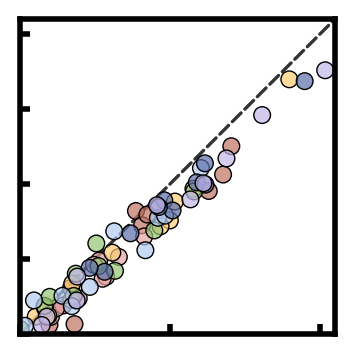

Here is the Python script that generated this plot:
"""
Benchmark multi-tone comb optimizer against random target combs.

Generates N_TRIALS random power distributions over harmonic orders in
[ORDER_MIN, ORDER_MAX] by drawing from a half-normal distribution and
normalizing so total power = 1.  Each target is passed to the K-tone
single-PM optimizer, and the achieved vs target power is plotted on a
square scatter plot with a dashed y = x reference line.
"""

import numpy as np
import matplotlib.pyplot as plt
import matplotlib.ticker as ticker
from pathlib import Path
from datetime import datetime
from scipy.optimize import basinhopping
from scipy.special import jv
from graphics import (
    BLUE2, RED2, GREEN2, VIOLET2, ORANGE2, DARKGREEN2, DARKBLUE2,
    TAN2, PINK2, DARKGRAY2, BEIGE2, LIGHTBLUE2,
    spine_linewidth, tick_width, tick_direction,
    axis_label_fontsize, tick_label_fontsize,
)
import matplotlib.colors as _mc

_COMBLINE_COLORS = {
    -4: '#452424',
    -3: '#bf7362',
    -2: RED2,
    -1: ORANGE2,
     0: GREEN2,
     1: LIGHTBLUE2,
     2: '#5c70aa',
     3: VIOLET2,
     4: '#3c148b'
}

nblue1 = '#ccccff'
nblue2 = '#7f7fff'
nblue3 = '#3232ff'

# _COMBLINE_COLORS = {n: nblue1 for n in range(-4, 5)}

_COLORS = [BLUE2, RED2, GREEN2, VIOLET2, ORANGE2, DARKGREEN2,
           DARKBLUE2, TAN2, PINK2, DARKGRAY2, BEIGE2, LIGHTBLUE2]

# ---------------------------------------------------------------------------
# Configuration
# ---------------------------------------------------------------------------

# Random comb settings
N_TRIALS   = 10    # number of random target combs to optimize
ORDER_MIN  = -3    # lowest harmonic order included in each random comb
ORDER_MAX  =  3    # highest harmonic order included in each random comb
SEED_COMBS = 0     # seed for random comb generation (None = random)

# Optimizer settings (same meaning as optimize_multitone_comb.py)
BETA_MAX = 5
N_MAX    = 10
N_TONES  = 4
N_ITER   = 200
SEED_OPT = 42      # base optimizer seed; trial k uses SEED_OPT + k
METHOD   = "fft"
N_FFT    = 8192

# Save / load results
# Set SAVE_DIR to a folder to save a timestamped .npz after optimization.
# Set LOAD_FROM to a specific .npz file to skip optimization and regenerate the plot.
SAVE_DIR  = r"C:\Users\acous\OneDrive - UCB-O365\quantum_nanophoxonics\projects\dual_tone_aom\data\more_harmonics_theory"
LOAD_FROM = None # r"C:\Users\acous\OneDrive - UCB-O365\quantum_nanophoxonics\projects\dual_tone_aom\data\more_harmonics_theory\benchmark2_comb_results_20260629_114546.npz"

# Plot settings
PLOT_ORDERS  = list(range(-4, 5))   # orders to show in scatter; None = all orders in [ORDER_MIN, ORDER_MAX]
SCALE        = 'percent'   # 'percent' | 'dB'  — axis units
FLOOR_DBC    = -30.0       # lower dB limit (only used when SCALE='dB')
XLIM = (0, 42)   # (min, max) for x-axis; None = auto  (units match SCALE)
YLIM = (0, 42)   # (min, max) for y-axis; None = auto
MARKER_PT    = 6      # marker diameter in points
MARKER_ALPHA = 0.7    # face alpha
EDGE_WIDTH   = 0.5    # marker edge linewidth
EDGE_COLOR   = 'black'  # marker edge color; 'same' = match fill color

# Publication export — scatter plot
FOR_PUBLICATION = True
PUB_SAVE_FOLDER = r"C:\Users\acous\OneDrive - UCB-O365\quantum_nanophoxonics\media"
PUB_SVG_NAME    = 'benchmark_comb_optimization2.svg'

# Publication export — per-trial comb figures
PUB_PLOT_COMBS      = True         # plot each trial as a separate comb spectrum figure
COMB_SCALE          = 'dB'         # 'percent' | 'dB'
COMB_FLOOR_DBC      = -20.0        # lower dB limit (only when COMB_SCALE='dB')
COMB_FLOOR_PCT      = 0.0          # lower % limit (only when COMB_SCALE='percent')
COMB_CEILING        = 0            # upper limit; None = auto
COMB_AXES_W_MM      = 50.0
COMB_AXES_H_MM      = 9.0
COMB_LEFT_MM        = 14.0
COMB_RIGHT_MM       = 6.0
COMB_BOTTOM_MM      = 12.0
COMB_TOP_MM         = 6.0
COMB_STEM_WIDTH     = 1.5          # stem linewidth
COMB_BALL_PT        = 4            # ball marker diameter in points
COMB_SVG_FOLDER     = PUB_SAVE_FOLDER
COMB_SVG_PREFIX     = 'trial_comb' # files saved as <prefix>_<trial>.svg
# Actual-value overlay — one set of open circles per file in COMB_ACTUAL_FILES.
# Target comb (stems + balls) always comes from LOAD_FROM / the optimization run.
# COMB_ACTUAL_FILES: list of .npz paths whose *actual* values to overlay.
#   None → use the same file as LOAD_FROM (single overlay).
COMB_ACTUAL_SHOW    = True
COMB_ACTUAL_FILES   = [r"C:\Users\acous\OneDrive - UCB-O365\quantum_nanophoxonics\projects\dual_tone_aom\data\more_harmonics_theory\benchmark2_comb_results_20260629_114546.npz",
                       r"C:\Users\acous\OneDrive - UCB-O365\quantum_nanophoxonics\projects\dual_tone_aom\data\more_harmonics_theory\benchmark3_comb_results_20260629_114857.npz",
                       r"C:\Users\acous\OneDrive - UCB-O365\quantum_nanophoxonics\projects\dual_tone_aom\data\more_harmonics_theory\benchmark4_comb_results_20260629_115258.npz"]         # e.g. [file_a, file_b]; None = [LOAD_FROM]
COMB_ACTUAL_COLOR   = [nblue1, nblue2, nblue3]     # list of colors, one per file; 'same' = match combline
COMB_ACTUAL_ALPHA   = 0.4
COMB_ACTUAL_PT      = 6           # diameter of overlay circle markers
COMB_ACTUAL_EW      = 0.5         # stroke width of overlay circle markers

# Figure layout (mm) — square axes
axes_size_mm = 40.0
left_mm      = 18.0
right_mm     =  8.0
bottom_mm    = 14.0
top_mm       =  8.0

# ---------------------------------------------------------------------------
# Spectrum computation
# ---------------------------------------------------------------------------

def _compute_fft(betas, thetas):
    betas  = np.asarray(betas,  dtype=float)
    thetas = np.asarray(thetas, dtype=float)
    t       = np.linspace(0, 2 * np.pi, N_FFT, endpoint=False)
    phase_t = np.zeros(N_FFT)
    for k_idx, (b, th) in enumerate(zip(betas, thetas)):
        phase_t += b * np.sin((k_idx + 1) * t + th)
    fft_raw   = np.fft.fft(np.exp(1j * phase_t)) / N_FFT
    harmonics = np.arange(-N_MAX, N_MAX + 1)
    return harmonics, fft_raw[harmonics % N_FFT]


def _compute_conv(betas, thetas):
    betas  = np.asarray(betas,  dtype=float)
    thetas = np.asarray(thetas, dtype=float)
    n_range    = np.arange(-N_MAX, N_MAX + 1)
    harmonics  = np.array([0])
    amplitudes = np.array([1.0 + 0j])
    for k_idx, (beta, theta) in enumerate(zip(betas, thetas)):
        k = k_idx + 1
        bessel_coeffs = jv(n_range, beta) * np.exp(1j * n_range * theta)
        tone_size = 2 * k * N_MAX + 1
        tone_amps = np.zeros(tone_size, dtype=complex)
        for n_idx, n in enumerate(n_range):
            tone_amps[k * int(n) + k * N_MAX] += bessel_coeffs[n_idx]
        amplitudes = np.convolve(amplitudes, tone_amps)
        harmonics  = np.arange(harmonics[0] - k * N_MAX,
                               harmonics[-1] + k * N_MAX + 1)
    return harmonics, amplitudes


def _compute_spectrum(betas, thetas):
    if METHOD == "fft":
        return _compute_fft(betas, thetas)
    return _compute_conv(betas, thetas)

# ---------------------------------------------------------------------------
# Optimizer
# ---------------------------------------------------------------------------

def _optimize(target_norm: dict, seed: int | None) -> dict:
    """
    Optimize betas/thetas to match target_norm (dict of order → fraction, sum=1).
    Returns {'harmonics', 'amplitudes'} after optimization.
    """
    rng = np.random.default_rng(seed)
    lower = np.concatenate([np.zeros(N_TONES),         np.zeros(N_TONES)])
    upper = np.concatenate([np.full(N_TONES, BETA_MAX), np.full(N_TONES, 2 * np.pi)])

    beta_step  = BETA_MAX * 0.3
    phase_step = np.pi

    class _Step:
        def __init__(self, stepsize=1.0):
            self.stepsize = stepsize

        def __call__(self, x):
            x = x.copy()
            x[:N_TONES] += rng.uniform(-beta_step, beta_step, N_TONES) * self.stepsize
            x[:N_TONES]  = np.clip(x[:N_TONES], 0.0, BETA_MAX)
            x[N_TONES:] += rng.uniform(-phase_step, phase_step, N_TONES) * self.stepsize
            x[N_TONES:]  = x[N_TONES:] % (2 * np.pi)
            return x

    target_orders = set(target_norm.keys())

    def obj(x):
        b  = x[:N_TONES]
        th = x[N_TONES:]
        harmonics, amps = _compute_spectrum(b, th)
        power = np.abs(amps) ** 2
        total = power.sum()
        if total < 1e-30:
            return 1.0
        h_to_idx = {int(h): i for i, h in enumerate(harmonics)}
        mse = 0.0
        for order, frac in target_norm.items():
            actual = power[h_to_idx[order]] / total if order in h_to_idx else 0.0
            mse += (actual - frac) ** 2
        for i, h in enumerate(harmonics):
            if int(h) not in target_orders:
                mse += (power[i] / total) ** 2
        return mse

    x0 = np.concatenate([
        rng.uniform(0.5, min(2.5, BETA_MAX), N_TONES),
        rng.uniform(0, 2 * np.pi, N_TONES),
    ])
    opt = basinhopping(
        obj, x0,
        minimizer_kwargs={"method": "L-BFGS-B", "bounds": list(zip(lower, upper))},
        niter=N_ITER,
        take_step=_Step(),
        seed=rng,
    )
    harmonics, amplitudes = _compute_spectrum(opt.x[:N_TONES], opt.x[N_TONES:])
    return {'harmonics': harmonics, 'amplitudes': amplitudes, 'opt': opt}

# ---------------------------------------------------------------------------
# Helpers
# ---------------------------------------------------------------------------

def _random_comb(rng, order_min, order_max) -> dict:
    """Half-normal weights normalized to sum = 1 over [order_min, order_max]."""
    orders  = list(range(order_min, order_max + 1))
    weights = np.abs(rng.standard_normal(len(orders)))
    weights /= weights.sum()
    return {o: float(w) for o, w in zip(orders, weights)}


def _order_color(order):
    if order in _COMBLINE_COLORS:
        return _COMBLINE_COLORS[order]
    return _COLORS[(order + 10) % len(_COLORS)]


def _actual_fracs(harmonics, amplitudes, orders) -> dict:
    power   = np.abs(amplitudes) ** 2
    total   = power.sum()
    h_idx   = {int(h): i for i, h in enumerate(harmonics)}
    return {
        o: float(power[h_idx[o]] / total) if o in h_idx else 0.0
        for o in orders
    }

# ---------------------------------------------------------------------------
# Main
# ---------------------------------------------------------------------------

orders = list(range(ORDER_MIN, ORDER_MAX + 1))

# Collect (target %, actual %, order, trial) for every (trial, order) pair
points = []   # list of (target_pct, actual_pct, order, trial)

if LOAD_FROM is not None:
    _d = np.load(LOAD_FROM)
    if 'trial_index' in _d:
        _trial_arr = _d['trial_index'].tolist()
    else:
        _n_orders_f = int(_d['order_max']) - int(_d['order_min']) + 1
        _n_trials_f = int(_d['n_trials'])
        _trial_arr  = np.repeat(np.arange(_n_trials_f), _n_orders_f).tolist()
    points = list(zip(_d['target_pct'].tolist(), _d['actual_pct'].tolist(),
                      _d['order'].tolist(), _trial_arr))
    print(f"Loaded {len(points)} points from {LOAD_FROM}")
else:
    rng_combs = np.random.default_rng(SEED_COMBS)
    for trial in range(N_TRIALS):
        target = _random_comb(rng_combs, ORDER_MIN, ORDER_MAX)
        seed   = (SEED_OPT + trial) if SEED_OPT is not None else None
        print(f"Trial {trial + 1}/{N_TRIALS}  (seed={seed})")

        res     = _optimize(target, seed=seed)
        actuals = _actual_fracs(res['harmonics'], res['amplitudes'], orders)

        for o in orders:
            points.append((target[o] * 100.0, actuals[o] * 100.0, o, trial))

        mse = sum((target[o] - actuals[o]) ** 2 for o in orders)
        print(f"  MSE={mse:.6f}   obj={res['opt'].fun:.6f}")

    print(f"\nDone. {len(points)} data points ({N_TRIALS} trials × {len(orders)} orders).")

    if SAVE_DIR is not None:
        timestamp  = datetime.now().strftime("%Y%m%d_%H%M%S")
        save_path  = Path(SAVE_DIR) / f'benchmark_comb_results_{timestamp}.npz'
        np.savez(
            save_path,
            target_pct  = np.array([p[0] for p in points]),
            actual_pct  = np.array([p[1] for p in points]),
            order       = np.array([p[2] for p in points], dtype=int),
            trial_index = np.array([p[3] for p in points], dtype=int),
            order_min   = ORDER_MIN,
            order_max   = ORDER_MAX,
            n_trials    = N_TRIALS,
            seed_combs  = SEED_COMBS if SEED_COMBS is not None else -1,
            seed_opt    = SEED_OPT   if SEED_OPT   is not None else -1,
            n_tones     = N_TONES,
            beta_max    = BETA_MAX,
            n_iter      = N_ITER,
        )
        print(f"Results saved to {save_path}")

# ---------------------------------------------------------------------------
# Plot
# ---------------------------------------------------------------------------

fig_w = left_mm + axes_size_mm + right_mm
fig_h = bottom_mm + axes_size_mm + top_mm
fig, ax = plt.subplots(figsize=(fig_w / 25.4, fig_h / 25.4))
fig.subplots_adjust(
    left   = left_mm   / fig_w,
    right  = 1 - right_mm  / fig_w,
    bottom = bottom_mm / fig_h,
    top    = 1 - top_mm   / fig_h,
)

# Convert points to plot units
def _to_plot(pct):
    if SCALE == 'dB':
        return 10.0 * np.log10(np.maximum(pct / 100.0, 1e-30))
    return pct

# Diagonal reference — span whichever limits are larger
all_plot_vals = [v for pt in points for v in (_to_plot(pt[0]), _to_plot(pt[1]))]
if SCALE == 'dB':
    _auto_lo, _auto_hi = FLOOR_DBC, max(all_plot_vals) * 0.95 if all_plot_vals else 0.0
else:
    _auto_lo, _auto_hi = 0.0, max(all_plot_vals) * 1.08 if all_plot_vals else 1.0
x_lo, x_hi = XLIM if XLIM is not None else (_auto_lo, _auto_hi)
y_lo, y_hi = YLIM if YLIM is not None else (_auto_lo, _auto_hi)
diag_lo = min(x_lo, y_lo)
diag_hi = max(x_hi, y_hi)
ax.plot([diag_lo, diag_hi], [diag_lo, diag_hi], color='#333333', linewidth=1.2,
        linestyle='--', zorder=1)

# Scatter points, grouped by order for the legend
plot_orders = orders if PLOT_ORDERS is None else list(PLOT_ORDERS)

legend_handles = []
for o in plot_orders:
    color    = _order_color(o)
    rgba     = list(_mc.to_rgba(color))
    rgba[3]  = MARKER_ALPHA
    ec = color if EDGE_COLOR == 'same' else EDGE_COLOR
    xs = [_to_plot(pt[0]) for pt in points if pt[2] == o]
    ys = [_to_plot(pt[1]) for pt in points if pt[2] == o]
    ax.scatter(xs, ys,
               s=MARKER_PT ** 2,
               facecolors=[rgba] * len(xs),
               edgecolors=ec,
               linewidths=EDGE_WIDTH,
               zorder=2)
    handle = plt.scatter([], [], s=MARKER_PT ** 2,
                         facecolors=[rgba], edgecolors=ec,
                         linewidths=EDGE_WIDTH, label=f'n={o:+d}')
    legend_handles.append(handle)

ax.set_xlim(x_lo, x_hi)
ax.set_ylim(y_lo, y_hi)
ax.set_aspect('equal', adjustable='box')
if SCALE == 'dB':
    ax.set_xlabel(r'Target power [dB of total]', fontsize=axis_label_fontsize)
    ax.set_ylabel(r'Achieved power [dB of total]', fontsize=axis_label_fontsize)
else:
    ax.set_xlabel(r'Target power [% of total]', fontsize=axis_label_fontsize)
    ax.set_ylabel(r'Achieved power [% of total]', fontsize=axis_label_fontsize)

ax.legend(handles=legend_handles, fontsize=tick_label_fontsize,
          frameon=False, ncol=2, loc='upper left')

for spine in ax.spines.values():
    spine.set_linewidth(spine_linewidth)
ax.tick_params(axis='both', direction=tick_direction,
               width=tick_width, labelsize=tick_label_fontsize)

if FOR_PUBLICATION:
    ax.set_xlabel('')
    ax.set_ylabel('')
    ax.tick_params(labelbottom=False, labelleft=False)
    legend = ax.get_legend()
    if legend is not None:
        legend.remove()
    svg_path = Path(PUB_SAVE_FOLDER) / PUB_SVG_NAME
    fig.savefig(svg_path, format='svg')
    print(f"Saved: {svg_path}")

out = Path(__file__).parent / 'benchmark_comb_optimization.png'
fig.savefig(out, dpi=200, bbox_inches='tight')
print(f"Saved: {out}")

# ---------------------------------------------------------------------------
# Per-trial comb figures
# ---------------------------------------------------------------------------

if PUB_PLOT_COMBS:
    def _comb_y(pct):
        if COMB_SCALE == 'dB':
            return 10.0 * np.log10(max(pct / 100.0, 1e-30))
        return pct

    comb_baseline = COMB_FLOOR_DBC if COMB_SCALE == 'dB' else COMB_FLOOR_PCT

    # Target comb comes from `points` (main LOAD_FROM / optimization run).
    # Derive orders and trial ids from the actual data, not config vars.
    trial_ids   = sorted({pt[3] for pt in points if pt[3] is not None})
    comb_orders = sorted({pt[2] for pt in points})

    # Build per-trial target lookup: {trial: {order: target_pct}}
    target_by_trial = {}
    for pt in points:
        tid, o, tgt = pt[3], pt[2], pt[0]
        target_by_trial.setdefault(tid, {})[o] = tgt

    # Load actual values from each overlay file.
    def _load_actuals(fpath):
        """Return {trial: {order: actual_pct}} from an npz file."""
        _d = np.load(fpath)
        if 'trial_index' in _d:
            _ti = _d['trial_index'].tolist()
        else:
            _n_ord = int(_d['order_max']) - int(_d['order_min']) + 1
            _ti    = np.repeat(np.arange(int(_d['n_trials'])), _n_ord).tolist()
        out = {}
        for act_p, o, ti in zip(_d['actual_pct'].tolist(), _d['order'].tolist(), _ti):
            out.setdefault(ti, {})[int(o)] = act_p
        return out

    if COMB_ACTUAL_SHOW:
        _actual_files = COMB_ACTUAL_FILES if COMB_ACTUAL_FILES is not None else (
            [LOAD_FROM] if LOAD_FROM is not None else []
        )
        _color_list = COMB_ACTUAL_COLOR if isinstance(COMB_ACTUAL_COLOR, list) else [COMB_ACTUAL_COLOR]
        _actual_datasets = [_load_actuals(f) for f in _actual_files]
    else:
        _actual_datasets = []
        _color_list      = []
        _actual_files    = []

    for tid in trial_ids:
        tgt_map = target_by_trial.get(tid, {})

        fig_c_w = COMB_LEFT_MM + COMB_AXES_W_MM + COMB_RIGHT_MM
        fig_c_h = COMB_BOTTOM_MM + COMB_AXES_H_MM + COMB_TOP_MM
        fig_c, ax_c = plt.subplots(figsize=(fig_c_w / 25.4, fig_c_h / 25.4))
        fig_c.subplots_adjust(
            left   = COMB_LEFT_MM   / fig_c_w,
            right  = 1 - COMB_RIGHT_MM  / fig_c_w,
            bottom = COMB_BOTTOM_MM / fig_c_h,
            top    = 1 - COMB_TOP_MM   / fig_c_h,
        )

        ax_c.axhline(comb_baseline, color='#555555', linewidth=0.8, zorder=0)

        y_all = []
        for o in comb_orders:
            if o not in tgt_map:
                continue
            color = _order_color(o)
            y_t = _comb_y(tgt_map[o])
            y_all.append(y_t)

            ax_c.plot([o, o], [comb_baseline, y_t],
                      color=color, linewidth=COMB_STEM_WIDTH, solid_capstyle='butt', zorder=1)
            ax_c.plot(o, y_t, 'o', color=color, markersize=COMB_BALL_PT, zorder=2)

        # Actual overlays — one set of open circles per file
        for fi, act_by_trial in enumerate(_actual_datasets):
            act_map = act_by_trial.get(tid, {})
            raw_color = _color_list[fi % len(_color_list)]
            for o in comb_orders:
                if o not in act_map:
                    continue
                y_a = _comb_y(act_map[o])
                y_all.append(y_a)
                ec = _order_color(o) if raw_color == 'same' else raw_color
                ax_c.plot(o, y_a, 'o',
                          markerfacecolor='none',
                          markeredgecolor=ec,
                          markeredgewidth=COMB_ACTUAL_EW,
                          markersize=COMB_ACTUAL_PT,
                          alpha=COMB_ACTUAL_ALPHA,
                          zorder=3)

        if COMB_CEILING is not None:
            y_top = COMB_CEILING
        else:
            y_top = max(y_all) * 1.1 if y_all else (0.0 if COMB_SCALE == 'dB' else 100.0)
        ax_c.set_ylim(comb_baseline, y_top)
        ax_c.set_xlim(comb_orders[0] - 0.7, comb_orders[-1] + 0.7)
        ax_c.set_xticks(comb_orders)

        ax_c.set_xlabel('')
        ax_c.set_ylabel('')
        is_first = (tid == trial_ids[0])
        ax_c.tick_params(labelbottom=False, labelleft=False,
                         bottom=is_first)
        for spine in ax_c.spines.values():
            spine.set_linewidth(spine_linewidth)
        ax_c.tick_params(axis='y', direction=tick_direction,
                         width=tick_width, labelsize=tick_label_fontsize)
        if is_first:
            ax_c.tick_params(axis='x', direction=tick_direction,
                             width=tick_width, labelsize=tick_label_fontsize)

        svg_path_c = Path(COMB_SVG_FOLDER) / f'{COMB_SVG_PREFIX}_{tid:03d}.svg'
        fig_c.savefig(svg_path_c, format='svg')
        print(f"Saved: {svg_path_c}")

plt.show()
